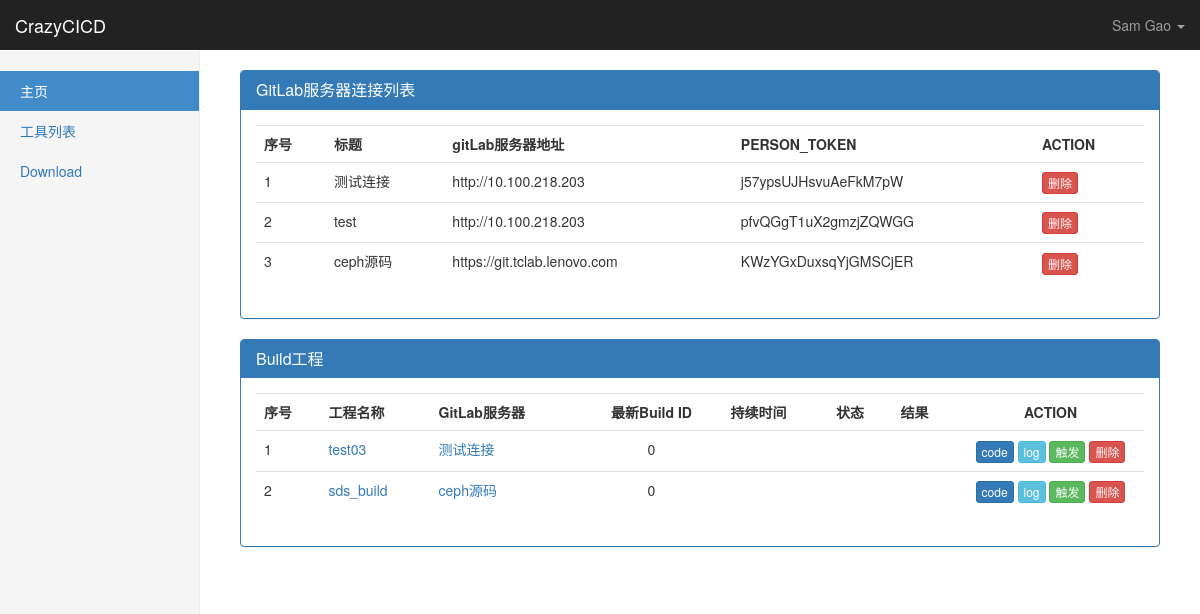
/cicd/index/ (signed in), run on an earlier commit of the app's database.
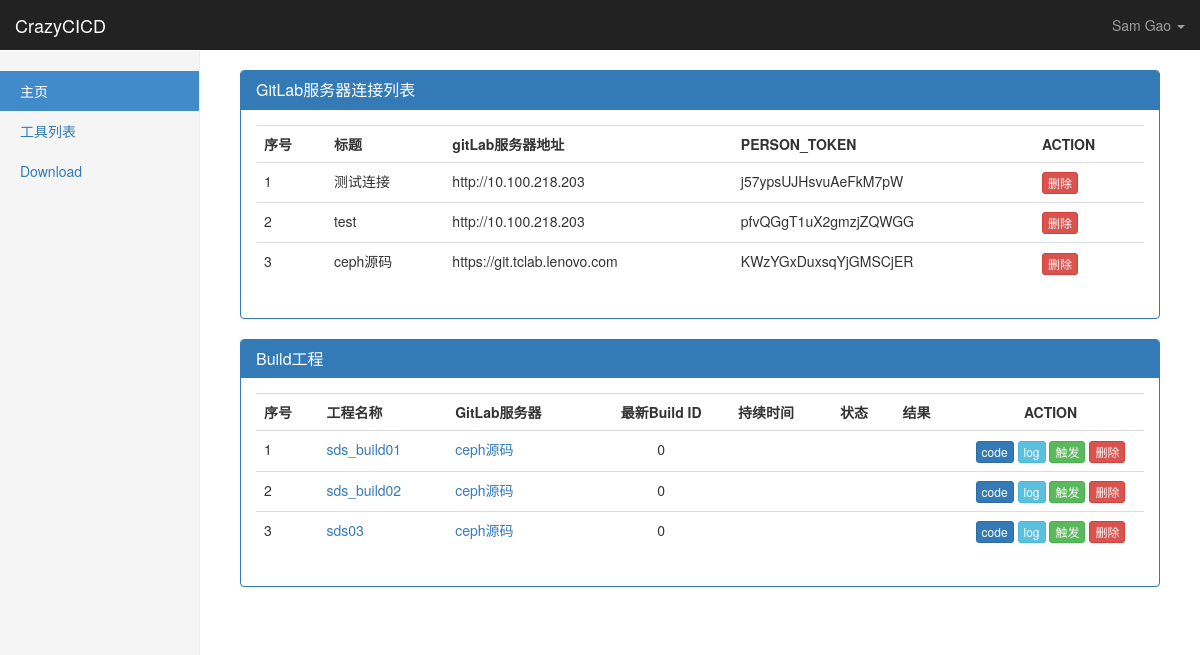
And on a later commit of the database.
### cicd/models.py (models this page shows, shortened)
class MyUser(AbstractBaseUser, PermissionsMixin):
    email = models.EmailField(
        verbose_name='email address',
        max_length=255,
        unique=True,
    )
    name = models.CharField(max_length=64, null=True, blank=True)
    is_active = models.BooleanField(default=True)
    is_admin = models.BooleanField(default=False)
    objects = MyUserManager()
    USERNAME_FIELD = 'email'
    REQUIRED_FIELDS = ['name']

class CodeServer(models.Model):
    title = models.CharField(max_length=64, unique=True, verbose_name="标题")
    url = models.URLField(max_length=64, verbose_name="gitLab服务器地址")
    person_token = models.CharField(max_length=64, unique=True, verbose_name="PERSON_TOKEN")
    myuser = models.ForeignKey("MyUser", on_delete=models.CASCADE)
    class Meta:
        verbose_name = "GitLab服务器"

class BuildTools(models.Model):
    name = models.CharField(max_length=32, unique=True, verbose_name="工程名称")
    shell_code = models.TextField(blank=True, null=True)
    artifact = models.CharField(max_length=64, blank=True, null=True)
    codeserver = models.ForeignKey("CodeServer", on_delete=models.CASCADE)
    myuser = models.ForeignKey("MyUser", on_delete=models.CASCADE)

### cicd/views.py (the view)
@login_required
def index(request):
    git_objs = models.CodeServer.objects.filter(myuser_id=request.user.id)
    build_objs = models.BuildTools.objects.filter(myuser_id=request.user.id)
    return render(request, "index.html", {"git_objs": git_objs,
                                          "build_objs": build_objs})

### JenkinsAPI/ops_api.py (called while the page is built, shortened)
    def get_last_build_info(self, name):
        tmp_info = self.server.get_job_info(name)
        if not tmp_info.get("lastBuild"):  # 空项目，没有build
            return {"last_build_number": -1,
                    "building_status": -1,
                    "build_result": -1,
                    "timestamp": -1,
                    "duration": -1,
                    "estimatedDuration": -1,
                    }

### cicd/templatetags/tags.py (called while the page is built)
@register.simple_tag
def display_gitlab_in_table(objs):
    if objs:
        title_name = objs.last()._meta.get_field('title').verbose_name
        url_name = objs.last()._meta.get_field('url').verbose_name
        token_name = objs.last()._meta.get_field('person_token').verbose_name
        table_ele = '''<tr><th>序号</th><th>%s</th><th>%s</th><th>%s</th><th>ACTION</th></tr>'''%(title_name, url_name, token_name)
        for index, obj in enumerate(objs):
            ele = '''<tr><td>%s</td><td target='title'>%s</td><td>%s</td><td>%s</td><td><button obj_id='%s' type="button" onclick="preConfirm(this);" class="btn btn-danger btn-xs" data-toggle="modal" data-target="#myModal">
      删除
    </button></td></tr>'''%(index+1, obj.title, obj.url, obj.person_token, obj.id)
            table_ele += ele
        return mark_safe(table_ele)
    return ""

### templates/index.html (shortened to what this page needs)
{% extends "base_index.html" %}
{% load tags %}
{% block container %}
    <div class="row">
        <div class="col-sm-3 col-md-2 sidebar">
            <ul class="nav nav-sidebar">
                <li class="active"><a href="{% url 'cicd_index' %}">主页</a></li>
                <li><a href="{% url 'cicd_tools' %}">工具列表</a></li>
                <li><a href="{% url 'download' %}">Download</a></li>
            </ul>
        </div>
        <div class="col-sm-9 col-sm-offset-3 col-md-10 col-md-offset-2 main">
            {% block index %}
                <div class="panel panel-primary">
                    <div class="panel-heading">
                        <h3 class="panel-title">GitLab服务器连接列表</h3>
                    </div>
                    <div class="panel-body">
                        <table class="table table-hover">
                            {% display_gitlab_in_table git_objs %}
                        </table>
                    </div>
                </div>
                <div class="panel panel-primary">
                    <div class="panel-heading">
                        <h3 class="panel-title">Build工程</h3>
                    </div>
                    <div class="panel-body">
                        <table id="build_list" class="table table-hover">
                            {% display_build_in_table build_objs %}
                        </table>
                    </div>
                </div>
            {% endblock %}
        </div>
    </div>
{% endblock %}

### templates/base_index.html (shortened to what this page needs)
{% extends "base.html" %}
{% block body %}
    <body>
    <nav class="navbar navbar-inverse navbar-fixed-top">
        <div class="container-fluid">
            <div class="navbar-header">
                <a class="navbar-brand" href="{% url 'cicd_index' %}">CrazyCICD</a>
            </div>
            <div id="navbar" class="navbar-collapse collapse">
                <ul class="nav navbar-nav navbar-right">
                    <li role="presentation" class="dropdown">
                        <a class="dropdown-toggle" data-toggle="dropdown" href="#" role="button" aria-haspopup="true" aria-expanded="false">
                            {{ request.user.name }} <span class="caret"></span>
                        </a>
                    </li>
                </ul>
            </div>
        </div>
    </nav>
    <div id="main_index" class="container-fluid">
        {% block container %}{% endblock %}
    </div>
    </body>
{% endblock %}

### templates/base.html (shortened to what this page needs)
<!DOCTYPE html>
<html lang="zh-CN"><head><meta http-equiv="Content-Type" content="text/html; charset=UTF-8">
    <link href="/static/css/bootstrap.css" rel="stylesheet">
    <link href="/static/css/ie10-viewport-bug-workaround.css" rel="stylesheet">
    <link href="/static/css/dashboard.css" rel="stylesheet">
  </head>
{% block body %}{% endblock %}
</html>

### static/css/dashboard.css (style rules this page uses)
body { padding-top: 50px; }
.navbar-fixed-top { border: 0; }
.sidebar { display: none; }
@media (min-width: 768px) { .sidebar { position: fixed; top: 51px; bottom: 0; left: 0; z-index: 1000; display: block; padding: 20px; overflow-x: hidden; overflow-y: auto; background-color: #f5f5f5; border-right: 1px solid #eee; } }
.nav-sidebar { margin-right: -21px; margin-bottom: 20px; margin-left: -20px; }
.nav-sidebar > li > a { padding-right: 20px; padding-left: 20px; }
.nav-sidebar > .active > a, .nav-sidebar > .active > a:hover, .nav-sidebar > .active > a:focus { color: #fff; background-color: #428bca; }
.main { padding: 20px; }
@media (min-width: 768px) { .main { padding-right: 40px; padding-left: 40px; } }

What changed in the data, as far as the page shows it:
removed BuildTools: id+codeserver+name "序号 工程名称 GitLab服务器 最新Build ID 持续时间 状态 结果 ACTION 1 test03 测试连接 0 code log 触发 删除 2 sds_build ceph源码 0 code log 触发 删除"
added BuildTools: id+codeserver+name "序号 工程名称 GitLab服务器 最新Build ID 持续时间 状态 结果 ACTION 1 sds_build01 ceph源码 0 code log 触发 删除 2 sds_build02 ceph源码 0 code log 触发 删除 3 sds03 ceph源码 0 code log 触发 删除"
